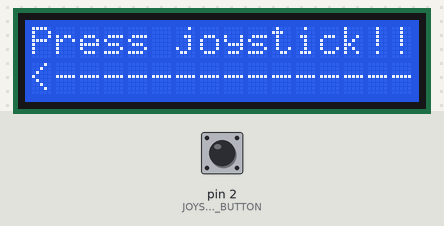
Bench run of a sketch on a simulated Arduino Mega 2560, built with avr-gcc and run on an emulated ATmega2560. Parts: 16×2 character LCD. Inputs (shaded band) come from the test bench; at power-on: pin 2 (JOYSTICK_BUTTON) HIGH. What the sketch prints to the serial monitor is not drawn.

Above: at 1.2 s.
1.3 s: pin 2 (JOYSTICK_BUTTON) pulled LOW for 0.15 s
At 1.9 s:
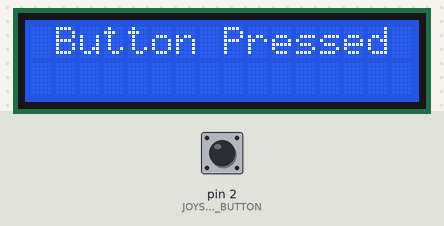
Timing chart, 0 to 4.3 s (numbered marks = the images above; inputs shaded):
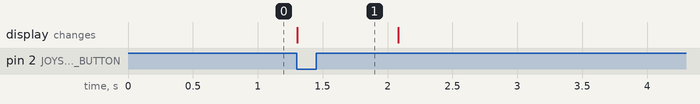

The sketch:

02.0_button.ino
```cpp
#include <Arduino.h>
#include <LiquidCrystal.h>
#include <Wire.h>

// Define pins for LCD
const int RS = 37, EN = 36, D4 = 35, D5 = 34, D6 = 33, D7 = 32;
LiquidCrystal lcd(RS, EN, D4, D5, D6, D7);

// Define joystick pins
const int JOYSTICK_X = A8, JOYSTICK_Y = A9, JOYSTICK_BUTTON = 2;

// Debounce variables for button
const unsigned long DEBOUNCE_DELAY = 50;
unsigned long lastDebounceTime = 0;

// Function prototypes
void handleJoystickButton();

void setup() {
  lcd.begin(16, 2);  // Initialize the LCD
  Serial.begin(9600);  // Initialize serial communication

  pinMode(JOYSTICK_BUTTON, INPUT_PULLUP); // Set joystick button pin as input with pull-up resistor
  attachInterrupt(digitalPinToInterrupt(JOYSTICK_BUTTON), handleJoystickButton, FALLING); // Attach button interrupt
}

void loop() {
  lcd.clear(); // Clear the LCD

  // Display your content on the LCD
  lcd.setCursor(0, 0);
  lcd.print("Press joystick!!");
  lcd.setCursor(0, 1);
  lcd.print("<---------------");

  delay(1000); // Delay for stability
}

// Interrupt handler for joystick button
void handleJoystickButton() {
  unsigned long currentMillis = millis();

  if (currentMillis - lastDebounceTime >= DEBOUNCE_DELAY) {
    Serial.println("Button Pressed!");
    lcd.clear();
    lcd.setCursor(0, 0);
    lcd.print(" Button Pressed ");

    lastDebounceTime = currentMillis;
  }
}
```

Measured:
- after the input at 1.3 s, the display: changes at once (image 1)
